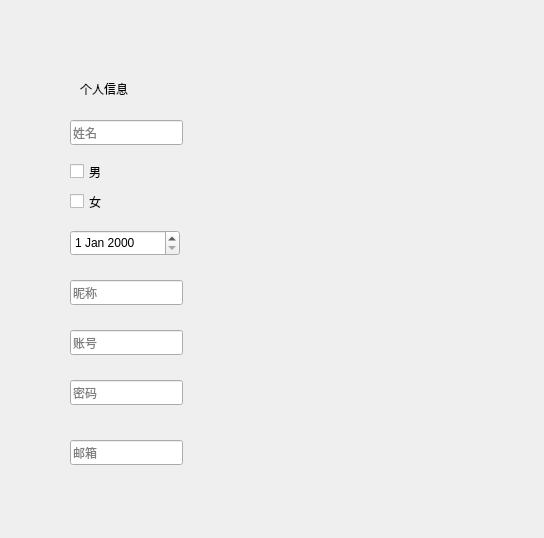
<?xml version="1.0" encoding="UTF-8"?>
<ui version="4.0">
 <class>PersonalInfoWindow</class>
 <widget class="QWidget" name="PersonalInfoWindow">
  <property name="geometry">
   <rect>
    <x>0</x>
    <y>0</y>
    <width>544</width>
    <height>538</height>
   </rect>
  </property>
  <property name="windowTitle">
   <string>Form</string>
  </property>
  <widget class="QLineEdit" name="nameEdit">
   <property name="geometry">
    <rect>
     <x>70</x>
     <y>120</y>
     <width>113</width>
     <height>25</height>
    </rect>
   </property>
   <property name="placeholderText">
    <string>姓名</string>
   </property>
  </widget>
  <widget class="QLineEdit" name="nicknameEdit">
   <property name="geometry">
    <rect>
     <x>70</x>
     <y>280</y>
     <width>113</width>
     <height>25</height>
    </rect>
   </property>
   <property name="placeholderText">
    <string>昵称</string>
   </property>
  </widget>
  <widget class="QLineEdit" name="userEdit">
   <property name="geometry">
    <rect>
     <x>70</x>
     <y>330</y>
     <width>113</width>
     <height>25</height>
    </rect>
   </property>
   <property name="placeholderText">
    <string>账号</string>
   </property>
  </widget>
  <widget class="QLineEdit" name="passwordEdit">
   <property name="geometry">
    <rect>
     <x>70</x>
     <y>380</y>
     <width>113</width>
     <height>25</height>
    </rect>
   </property>
   <property name="placeholderText">
    <string>密码</string>
   </property>
  </widget>
  <widget class="QLineEdit" name="emailEdit">
   <property name="geometry">
    <rect>
     <x>70</x>
     <y>440</y>
     <width>113</width>
     <height>25</height>
    </rect>
   </property>
   <property name="placeholderText">
    <string>邮箱</string>
   </property>
  </widget>
  <widget class="QDateEdit" name="birthdateEdit">
   <property name="geometry">
    <rect>
     <x>70</x>
     <y>230</y>
     <width>110</width>
     <height>26</height>
    </rect>
   </property>
  </widget>
  <widget class="QCheckBox" name="male">
   <property name="geometry">
    <rect>
     <x>70</x>
     <y>160</y>
     <width>92</width>
     <height>23</height>
    </rect>
   </property>
   <property name="text">
    <string>男</string>
   </property>
  </widget>
  <widget class="QCheckBox" name="female">
   <property name="geometry">
    <rect>
     <x>70</x>
     <y>190</y>
     <width>92</width>
     <height>23</height>
    </rect>
   </property>
   <property name="text">
    <string>女</string>
   </property>
  </widget>
  <widget class="QLabel" name="title">
   <property name="geometry">
    <rect>
     <x>80</x>
     <y>80</y>
     <width>161</width>
     <height>17</height>
    </rect>
   </property>
   <property name="text">
    <string>个人信息</string>
   </property>
  </widget>
 </widget>
 <resources/>
 <connections/>
</ui>
